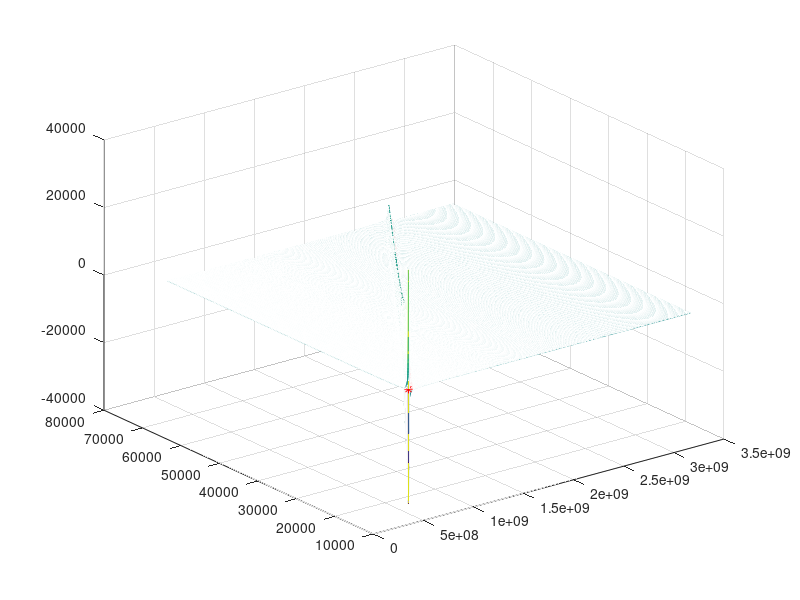

This chart was generated by the following MATLAB code: (Note: this script raises an error after producing the figure.)
%% LLG Polder Susceptibility
clear
clc

%% Constants
mu0 = 4*pi*1e-7;    %[H/m] vacuum permeability
gamma = 1.760859e11;  %[1/(s*T)] Electron Gyromagnetic ratio              
alpha = 1e-3;
Ms = 1.8 / mu0 ;

%% functions
w0 = @(H) gamma*mu0*H;
wM = w0(Ms);
wr = @(H) w0(H);
% chi1 = @(w,H) wM .* w0(H).*( w0(H).^2 - w.^2.*(1-alpha^2) ) ./...
%     ( (w0(H).^2 - w.^2.*(1+alpha^2) ).^2 + 4.* w.^2 .* w0(H).^2 .* alpha.^2  ) ;
chi1 = @(w,H) wM .* w0(H).*( w0(H).^2 - w.^2.*(1-alpha^2) ) ./...
    ( (w0(H).^2 - w.^2.*(1+alpha^2) ).^2 + 4.* alpha.^2 .* w.^2 .* w0(H).^2  ) ;
chi2 = @(w,H) alpha.* wM .* w .*( w0(H).^2 + w.^2.*(1+alpha^2) ) ./...
    ( (w0(H).^2 - w.^2.*(1+alpha^2) ).^2 + 4.* alpha.^2 .* w.^2 .* w0(H).^2  ) ;

fL = @(H) gamma / (2*pi) * sqrt(mu0.*(H + Ms) .*(mu0.*(H + Ms) ) );

%% Mesh
[f,H] = meshgrid(logspace(8.5,9.5,1e3), linspace(1e4,Ms/20,1e3));

%% Plot
fig = figure(1);
clf
ax = gca;

h = mesh(f,H,chi1(f*2*pi,H));
hold on
% h2 = plot3(fL(unique(H)),unique(H), chi1(2*pi*fL(unique(H)),unique(H) ),'r*');
h2 = plot3(w0(unique(H))/(2*pi),unique(H), chi1(w0(unique(H)),unique(H) ),'r*');
ax.XScale = 'log';
xlabel('f (Hz)')
ylabel('H (A/m)')
zlabel('\chi')

% Line plot
f2 = logspace(8.44,8.55,1e4);
H2 = 9e3;

figure(2)
clf
ax = gca;
h4 = plot(f2,chi2(2*pi*f2,H2),'b');
hold on
h3 = plot(f2,chi1(2*pi*f2,H2),'r');
% ax.XScale = 'log';
ax.FontSize = 12;
ax.FontWeight = 'bold';
h3.LineWidth = 2;
h4.LineWidth = 2;
xlabel('f (Hz)')
ylabel('\mu_r')
legend('Im[\mu_r]','Re[\mu_r]')
grid on
